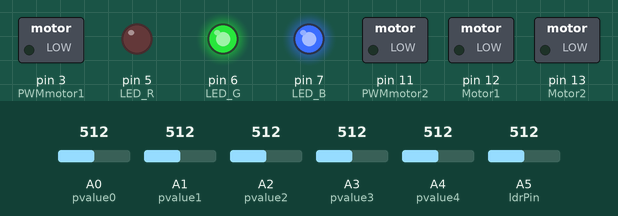
Simulated run of this sketch. Board: Arduino Uno, built with avr-gcc and run on an emulated ATmega328P. Shown: switched loads named in the sketch (green lamp = pin HIGH), output pins drawn as LEDs (lit = HIGH). Inputs (shaded band) come from the test bench; at power-on: A5 (ldrPin) = 512, A0 (pvalue0) = 512, A1 (pvalue1) = 512, A2 (pvalue2) = 512, A3 (pvalue3) = 512, A4 (pvalue4) = 512.

Above: at 1.2 s.
1.3 s: A5 (ldrPin) set to 971
2.8 s: A5 (ldrPin) set to 992
At 3.8 s:
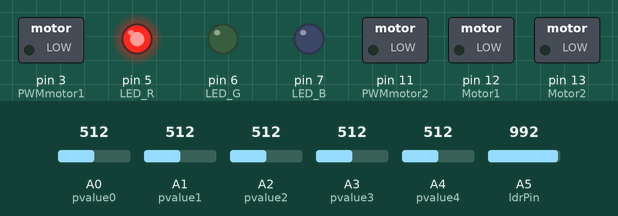
Timing chart, 0 to 5.8 s (numbered marks = the images above; inputs shaded):
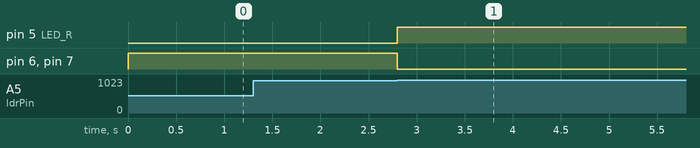

Measured:
- the behaviour switches between 979 and 980 on A5 (ldrPin) (found by bisection; images 0 and 1)
- after the input at 1.3 s, every drawn part: stays the same
- after the input at 2.8 s, pin 5 (LED_R): LOW → HIGH at once; pin 6 (LED_G), pin 7 (LED_B): HIGH → LOW at once

The sketch:

teste.ino
```cpp
enum RobotState
{
    WAITING,
    MOVING,
    STOPPED
};

#include <SoftwareSerial.h>

#define RX_PIN 4
#define TX_PIN 2
#define Motor1 12
#define Motor2 13
#define PWMmotor1 3
#define PWMmotor2 11
#define pvalue0 A0
#define pvalue1 A1
#define pvalue2 A2
#define pvalue3 A3
#define pvalue4 A4
#define ldrPin A5
#define LED_R 5
#define LED_G 6
#define LED_B 7

SoftwareSerial mySerial(RX_PIN, TX_PIN);

int sensorPins[] = {A0, A1, A2, A3, A4};
int sensorMin[] = {261, 236, 240, 309, 310};
int sensorMax[] = {930, 930, 930, 930, 930};
float sensorValues[5] = {0};

// Motor speed variables
int baseSpeed = 120;
int maxSpeed = 140;

// PID control variables

float Kp = 12;
float Ki = 0;
float Kd = 1.5;

float integral = 0;
float derivative = 0;
float lastError = 0;
float ivalue0 = 0, ivalue1 = 0, ivalue2 = 0, ivalue3 = 0, ivalue4 = 0;
float value0 = 0, value1 = 0, value2 = 0, value3 = 0, value4 = 0;
float position = 0;
float error = 0;
float pidOutput = 0;
bool ldrbool = false;
bool pitStopCompleted = false;
bool atBifurcation = false;
bool boolbox = false;
int lastSensor = -1;
int targetPosition = 2000;
int lapCount = 0;
bool pidEnabled = true;
int LINE_THRESHOLD = 600;
unsigned long lapStartTime = 0;
unsigned long totalTime = 0;
bool only2 = false;

// Initial state
RobotState currentState = WAITING;

void sendToRaspberry(int lap, unsigned long lapTime, unsigned long totalTime)
{
    mySerial.print("{\"lap\":");
    mySerial.print(lap);
    mySerial.print(",\"lap_time\":");
    mySerial.print(lapTime / 1000.0, 2); // Envia o tempo da volta em segundos
    mySerial.print(",\"total_time\":");
    mySerial.print(totalTime / 1000.0, 2); // Envia o tempo total em segundos
    mySerial.println("}");
}

void stopMotors(int miliseconds)
{
    digitalWrite(Motor1, LOW);
    digitalWrite(Motor2, LOW);
    analogWrite(PWMmotor1, 0);
    analogWrite(PWMmotor2, 0);
    delay(miliseconds);
}

void stopForDuration(unsigned long duration)
{
    pidEnabled = false; // Disable PID
    stopMotors(0);      // Stop the motors immediately

    unsigned long startTime = millis(); // Record start time
    while (millis() - startTime < duration)
    {
        // Keep checking sensors (if needed)
        checkPosition();
    }

    pidEnabled = true; // Re-enable PID
}

void moveForward(int leftSpeed, int rightSpeed)
{
    digitalWrite(Motor1, LOW);
    digitalWrite(Motor2, HIGH);
    analogWrite(PWMmotor1, leftSpeed);
    analogWrite(PWMmotor2, rightSpeed);
}
void moveBackwards(int leftSpeed, int rightSpeed)
{
    digitalWrite(Motor1, HIGH);
    digitalWrite(Motor2, LOW);
    analogWrite(PWMmotor1, leftSpeed);
    analogWrite(PWMmotor2, rightSpeed);
}
void moveRight(int leftSpeed, int rightSpeed)
{
    digitalWrite(Motor1, LOW);
    digitalWrite(Motor2, LOW);
    analogWrite(PWMmotor1, leftSpeed);
    analogWrite(PWMmotor2, rightSpeed);
}

void moveLeft(int leftSpeed, int rightSpeed)
{
    digitalWrite(Motor1, HIGH);
    digitalWrite(Motor2, HIGH);
    analogWrite(PWMmotor1, leftSpeed);
    analogWrite(PWMmotor2, rightSpeed);
}

void setLEDColor(int r, int g, int b)
{
    analogWrite(LED_R, r);
    analogWrite(LED_G, g);
    analogWrite(LED_B, b);
}

void motorsPID()
{
    if (!pidEnabled)
    {
        // If PID is disabled, stop the motors
        stopMotors(0); // Stop without delay
        return;
    }
    error = targetPosition - position;
    integral += error;
    derivative = error - lastError;
    pidOutput = (Kp * error) + (Ki * integral) + (Kd * derivative);
    lastError = error;

    integral = constrain(integral, -maxSpeed / 2, maxSpeed / 2);

    int leftSpeed = constrain(baseSpeed + 8 + int(pidOutput), 20, maxSpeed + 8);
    int rightSpeed = constrain(baseSpeed - 8 - int(pidOutput), 20, maxSpeed - 10);
    moveForward(leftSpeed, rightSpeed);
}

void checkPosition()
{
    float sum = 0, weightedSum = 0;
    for (int i = 0; i < 5; i++)
    {
        int raw = analogRead(sensorPins[i]);
        sensorValues[i] = constrain((raw - sensorMin[i]) * 1000.0 / (sensorMax[i] - sensorMin[i]), 0, 1000);
        sum += sensorValues[i];
        weightedSum += sensorValues[i] * i * 1000; // Weight positions as 0, 1000, 2000, 3000, 4000
    }
    position = (sum == 0) ? 2000 : weightedSum / sum; // Default to center if no line
}

void setup()
{
    pinMode(Motor1, OUTPUT);
    pinMode(Motor2, OUTPUT);
    pinMode(PWMmotor1, OUTPUT);
    pinMode(PWMmotor2, OUTPUT);
    pinMode(pvalue0, INPUT);
    pinMode(pvalue1, INPUT);
    pinMode(pvalue2, INPUT);
    pinMode(pvalue3, INPUT);
    pinMode(pvalue4, INPUT);

    mySerial.begin(9600);
    Serial.begin(9600);
    lapCount = 0;
    boolbox = false;
}

void loop()
{
    checkPosition();
    int activeSensors = 0;
    for (int i = 0; i < 5; i++)
    {
        if (sensorValues[i] < LINE_THRESHOLD)
        {
            activeSensors++;
        }
    }

    atBifurcation = ((sensorValues[0] < LINE_THRESHOLD || sensorValues[1] < LINE_THRESHOLD) && sensorValues[4] < LINE_THRESHOLD && sensorValues[2] > LINE_THRESHOLD);

    for (int i = 0; i < 5; i++)
    {
        if (sensorValues[i] < LINE_THRESHOLD)
        {
            lastSensor = i;
        }
    }
    switch (currentState)
    {
    case WAITING:
        while (analogRead(ldrPin) < 980)
        {
            lapStartTime = millis();
            setLEDColor(0, 255, 255);
            stopMotors(0);
        }
        setLEDColor(255, 0, 0);
        checkPosition();
        currentState = MOVING;
        break;
    case MOVING:

        while (true)
        {
            int lap = lapCount;
            unsigned long lapTime = millis();
            sendToRaspberry(lap,lapTime,totalTime);
        }


        break;

    case STOPPED:
        stopForDuration(1000);
        setLEDColor(100, 100, 255);
        break;
    }
}
```
